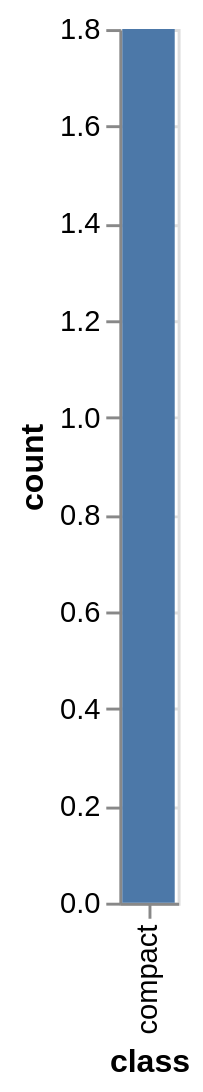

Here is the Vega-Lite specification saved for this chart:
### Vega-Lite specification from a JSON file in a GitHub repository (floating-point values rounded to 4 significant figures)
{"$schema": "https://vega.github.io/schema/vega-lite/v3.json", "datasets": {"data-00": [{"manufacturer": "audi", "model": "a4", "displ": 1.8, "year": 1999, "cyl": 4, "trans": "auto(l5)", "drv": "f", "cty": 18, "hwy": 29, "fl": "p", "class": "compact"}]}, "layer": [{"data": {"name": "data-00"}, "mark": {"type": "bar"}, "encoding": {"x": {"field": "class", "type": "nominal", "title": "class"}, "y": {"aggregate": "sum", "field": "displ", "stack": "zero", "type": "quantitative", "title": "count"}}}]}
